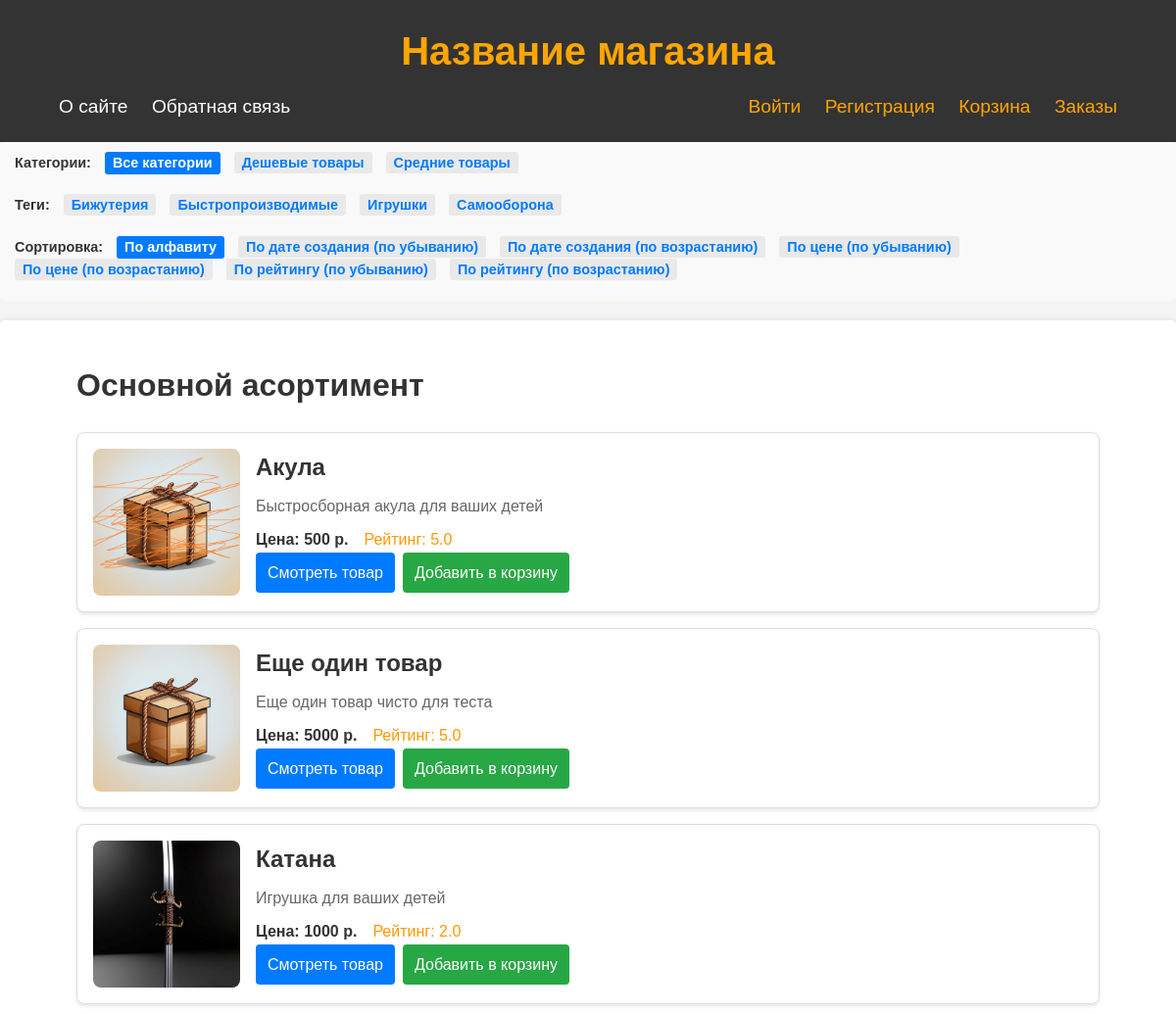
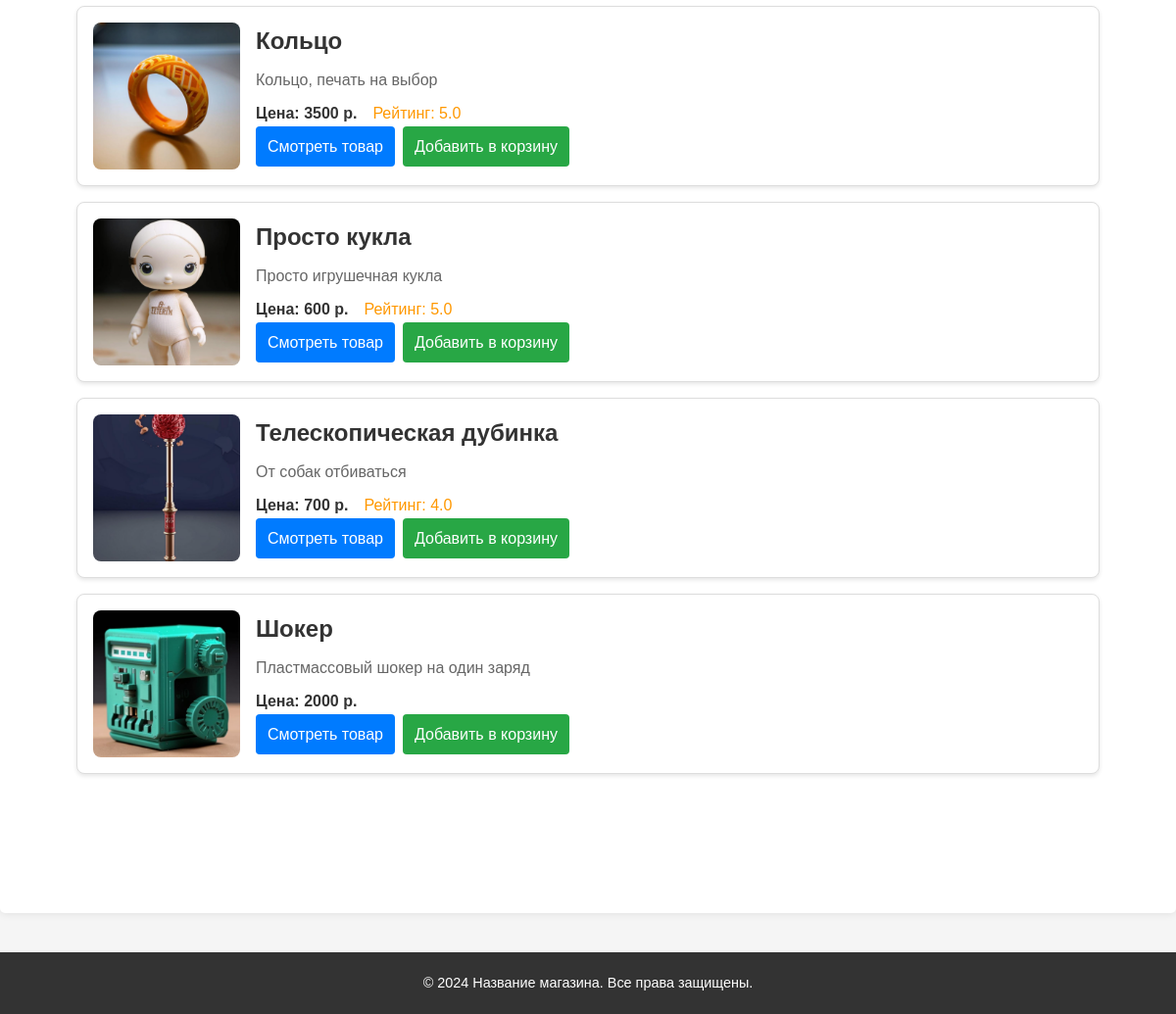
The page / on the database its author committed (2 pictures, top to bottom).
### justsite/models.py (models this page shows, shortened)
class Category(models.Model):
    name = models.CharField(max_length=100, db_index=True, verbose_name="Категория")
    slug = models.SlugField(max_length=255, unique=True, db_index=True, verbose_name="Слаг")
    def get_absolute_url(self):
        return reverse('category', kwargs={'cat_slug': self.slug})
    class Meta:
        verbose_name = 'Категория'
        verbose_name_plural = 'Категории'

class TagItem(models.Model):
    tag = models.CharField(max_length=100, db_index=True, verbose_name="Тег")
    slug = models.SlugField(max_length=255, unique=True, db_index=True, verbose_name="Слаг")
    def get_absolute_url(self):
        return reverse('tag', kwargs={'tag_slug': self.slug})
    class Meta:
        verbose_name = 'Тег'
        verbose_name_plural = 'Теги'

class Items(models.Model):
    class Status(models.IntegerChoices):
        DRAFT = 0, 'Черновик'
        PUBLISHED = 1, 'На витрине'
    name = models.CharField(max_length=255, verbose_name="Название товара")
    slug = models.SlugField(max_length=255, db_index=True, unique=True, verbose_name="Слаг", validators=[
        MinLengthValidator(5, message="Минимум 5 символов"),
        MaxLengthValidator(100, message="Максимум 100 символов"),
    ])
    photo = models.ImageField(upload_to="photos/%Y/%m/%d/", default=None, blank=True, null=True, verbose_name="Фото")
    description = models.TextField(blank=True, verbose_name="Описание")
    time_create = models.DateTimeField(auto_now_add=True, verbose_name="Время создания")
    is_published = models.BooleanField(choices=tuple(map(lambda x: (bool(x[0]), x[1]), Status.choices)),
                                       default=Status.DRAFT, verbose_name="Статус")
    cat = models.ForeignKey('Category', on_delete=models.SET_NULL, related_name='items', verbose_name="Категория", null=True)
    tags = models.ManyToManyField('TagItem', blank=True, related_name='tags', verbose_name="Теги")
    price = models.IntegerField(blank=True, verbose_name="Цена", null=True)
    rate = models.FloatField(blank=True, verbose_name="Рейтинг", null=True)
    objects = models.Manager()
    published = PublishedModel()
    class Meta:
        ordering = ['name']
        indexes = [
            models.Index(fields=['name']),
        ]
        verbose_name = "Товары магазина"
        verbose_name_plural = 'Товары магазина'
    def get_absolute_url(self):
        return reverse('item', kwargs={'item_slug': self.slug})

### justsite/views.py (the view)
# urls.py: path('', views.PrintSiteHome.as_view(), name="home"),
class PrintSiteHome(DataMixin, ListView):
    template_name = 'justsite/index.html'
    context_object_name = 'items'
    title_page = "Основной асортимент"
    cat_selected = 0
    tag_selected = 0
    sort_selected = 'name'
    def get_queryset(self):
        queryset = Items.published.all().select_related('cat')
        sort = self.request.GET.get('sort', 'name')  # Получаем параметр 'sort' из запроса
        self.sort_selected = sort
        queryset = queryset.order_by(sort)
        return queryset
    def get_context_data(self, *, object_list=None, **kwargs):
        context = super().get_context_data(**kwargs)
        return self.get_mixin_context(context, sort_selected=self.sort_selected)

### justsite/context_processors.py (called while the page is built)
def get_site_context(request):
    return {'mainmenu': menu, 'index_ignore_list': ['about', 'contact']}

### justsite/models.py (called while the page is built)
    def get_queryset(self):
        return super().get_queryset().filter(is_published=Items.Status.PUBLISHED)

### justsite/templatetags/pstags.py (called while the page is built)
@register.filter
def one_digit_after_dot(num, num_dig=1):
    if num:
        return format(num, f'.{num_dig}f')
    else:
        return format(num, f'.{num_dig}f')

@register.inclusion_tag('justsite/list_categories.html')
def show_categories(cat_selected_id=0):
    cats = Category.objects.annotate(total=Count("items")).filter(total__gt=0)
    return {"cats": cats, "cat_selected": cat_selected_id}

@register.inclusion_tag('justsite/list_tags.html')
def show_all_tags(tag_selected_id=0):
    tags = TagItem.objects.annotate(total=Count("tags")).filter(total__gt=0)
    return {"tags": tags, "tag_selected": tag_selected_id}

@register.inclusion_tag('justsite/list_sorts.html')
def show_sorts(sort_slug='name'):
    return {"sort_slug": sort_slug}

### justsite/utils.py (called while the page is built)
    def get_mixin_context(self, context, **kwargs):
        context.update(kwargs)
        return context

### justsite/templates/justsite/index.html (shortened to what this page needs)
{% extends 'base.html' %}
{% load pstags %}
{% load static %}
{% block breadcrumbs %}
{% if request.resolver_match.view_name not in index_ignore_list %}
{% show_categories cat_selected %}
{% show_all_tags tag_selected %}
{% show_sorts sort_selected %}
{% endif %}
{% endblock %}
{% block content %}
<h1>{{ title }}</h1>
{% for i in items %}
<div class="product-card">
        {% if i.photo %}
        <div class="product-image">
            <img src="{{i.photo.url}}" alt="{{i.name}}">
        </div>
        {% else %}
        <div class="product-image">
            <img src="{% static 'justsite/images/package.png' %}" alt="My image">
        </div>
        {% endif %}
    <div class="product-details">
        <h3 class="product-name">{{ i.name }}</h3>
        <div class="product-description">{{ i.description }}</div>
        <div class="product-info">
            <div class="product-price">Цена: {{ i.price }} р.</div>
            {% if i.rate %}
                <div class="product-rating">Рейтинг: {{ i.rate|one_digit_after_dot }}</div>
            {% endif %}
        </div>
        <div class="product-links">
            <a href="{{ i.get_absolute_url }}" class="view-product">Смотреть товар</a>
            <a href="{% url 'to_cart' i.slug %}" class="add-to-cart">Добавить в корзину</a>
        </div>
    </div>
</div>
{% endfor %}
{% endblock %}

### justsite/templates/justsite/list_categories.html
<div class="breadcrumbs-section">
    <span class="breadcrumbs-title">Категории:</span>
    {% if cat_selected == 0 %}
        <span class="breadcrumbs-item active">Все категории</span>
    {% else %}
        <span class="breadcrumbs-item"><a href="{% url 'home' %}">Все категории</a></span>
    {% endif %}
    {% for cat in cats %}
        {% if cat.id == cat_selected %}
            <span class="breadcrumbs-item active">{{ cat.name }}</span>
        {% else %}
            <span class="breadcrumbs-item"><a href="{{ cat.get_absolute_url }}">{{ cat.name }}</a></span>
        {% endif %}
    {% endfor %}
</div>

### justsite/templates/justsite/list_tags.html
{% if tags %}
    <div class="breadcrumbs-section">
        <span class="breadcrumbs-title">Теги:</span>
        {% for t in tags %}
            {% if t.id == tag_selected %}
                <span class="breadcrumbs-item active">{{ t.tag }}</span>
            {% else %}
                <span class="breadcrumbs-item"><a href="{{ t.get_absolute_url }}">{{ t.tag }}</a></span>
            {% endif %}
        {% endfor %}
    </div>
{% endif %}

### justsite/static/justsite/css/styles.css (style rules this page uses)
body { font-family: 'Arial', sans-serif; line-height: 1.6; margin: 0; padding: 0; background-color: #f5f5f5; color: #333; }
a { text-decoration: none; color: inherit; }
.breadcrumbs-section { display: block; margin-bottom: 10px; }
.breadcrumbs-title { font-weight: bold; color: #333; margin-right: 10px; }
.breadcrumbs-item { display: inline-block; margin-right: 10px; font-weight: bold; }
.breadcrumbs-item a { color: #007bff; text-decoration: none; padding: 3px 8px; background-color: #e9e9e9; border-radius: 3px; transition: background-color 0.3s ease, color 0.3s ease; }
.breadcrumbs-item.active { background-color: #007bff; color: #fff; cursor: default; padding: 0px 8px; border-radius: 3px; }
.product-card { display: flex; align-items: flex-start; border: 1px solid #ddd; border-radius: 8px; padding: 16px; margin-bottom: 16px; background-color: #fff; box-shadow: 0 2px 4px rgba(0, 0, 0, 0.1); }
.product-image { flex-shrink: 0; margin-right: 16px; }
.product-image img { max-width: 150px; border-radius: 8px; }
.product-details { flex-grow: 1; }
.product-name { font-size: 1.5em; margin: 0 0 8px; }
.product-description { margin: 0 0 8px; color: #666; }
.product-info { display: flex; align-items: center; gap: 16px; }
.product-price { font-weight: bold; margin: 0; }
.product-rating { color: #ff9800; margin: 0; }
.product-links { display: flex; gap: 8px; }
.product-links a { padding: 8px 12px; text-decoration: none; color: #fff; border-radius: 4px; }
.product-links .view-product { background-color: #007bff; }
.product-links .add-to-cart { background-color: #28a745; }

### rows shown on the page
Category: name "Дешевые товары"
Category: name "Средние товары"
TagItem: tag "Бижутерия"
TagItem: tag "Быстропроизводимые"
TagItem: tag "Игрушки"
TagItem: tag "Самооборона"
Items: photo (picture), name "Акула", description "Быстросборная акула для ваших детей", price "500", rate|one_digit_after_dot "5.0"
Items: name "Еще один товар", description "Еще один товар чисто для теста", price "5000", rate|one_digit_after_dot "5.0"
Items: photo (picture), name "Катана", description "Игрушка для ваших детей", price "1000", rate|one_digit_after_dot "2.0"
Items: photo (picture), name "Кольцо", description "Кольцо, печать на выбор", price "3500", rate|one_digit_after_dot "5.0"
Items: photo (picture), name "Просто кукла", description "Просто игрушечная кукла", price "600", rate|one_digit_after_dot "5.0"
Items: photo (picture), name "Телескопическая дубинка", description "От собак отбиваться", price "700", rate|one_digit_after_dot "4.0"
Items: photo (picture), name "Шокер", description "Пластмассовый шокер на один заряд", price "2000"

### other values the page prints
{{ m.title }} "О сайте" "Обратная связь"
{{ title }} "Основной асортимент"
